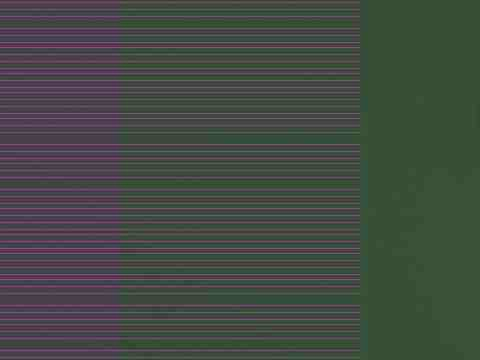
#> input picture artifacts/job_auto_1771072890_ctx.jpg, 480 x 360 px
$ python -i color_components.py   (imports and definitions only)
#> lines starting #> are read from the running program, lines starting #| are printed output that depends on the picture; after the words box and inside, x2 and y2 are one past the last pixel; in counts of white or black regions, pixels touching at a corner belong together
#> further down, picture is the input picture: shape (360, 480, 3); mean B, G, R 67.3, 73.6, 67.7

import cv2
import numpy as np
import math
import time

# ================================================================
# Histogram Equalization & Tone Mapping Module
# ================================================================
class HistogramEqualizer:
    def __init__(self, clip_limit=3.0, tile_grid=(8, 8)):
        self.clip_limit = clip_limit
        self.tile_grid = tile_grid

    # [28 lines left out: functions apply_clahe, regional_tone_map, not called in this run]

class ExposureStabilityFilter:
    # [22 lines left out: functions __init__, update, get_smoothed, _exp_weights, not called in this run]

class HighlightRecovery:
    def __init__(self, knee_start=0.75, knee_strength=0.6):
        self.knee_start = knee_start
        self.knee_strength = knee_strength

    # [11 lines left out: function apply, not called in this run]

class ShadowBoost:
    def __init__(self, boost_strength=1.3, noise_floor=0.08):
        self.boost_strength = boost_strength
        self.noise_floor = noise_floor

    # [11 lines left out: function apply, not called in this run]

class ExposureOptimizer:
    # [12 lines left out: functions __init__, process, not called in this run]

# ================================================================
# AI Color Engine – Film Emulation, Auto-Grading, LUT Pipeline
# ================================================================
class AIColorEngine:
    # [19 lines left out: functions __init__, process, not called in this run]

class ColorTemperatureStabilizer:
    def __init__(self, stability_alpha=0.15):
        self.stability_alpha = stability_alpha
        self.previous_temp = None

    # [29 lines left out: functions estimate_temp, correct, _temp_to_gains, not called in this run]

class SkinToneProtector:
    def get_mask(self, frame):
        hsv = cv2.cvtColor(frame, cv2.COLOR_BGR2HSV)
#> hsv: shape (360, 480, 3); mean H, S, V 83.1, 55.7, 79.1
        ycrcb = cv2.cvtColor(frame, cv2.COLOR_BGR2YCrCb)
#> ycrcb: shape (360, 480, 3); mean of channels 0, 1, 2 71.1, 125.7, 125.8
        lower_hsv = np.array([0, 40, 60])
        upper_hsv = np.array([25, 255, 255])
        mask_hsv = cv2.inRange(hsv, lower_hsv, upper_hsv)
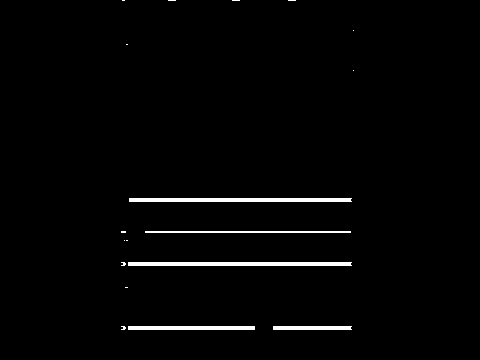
#> mask_hsv: shape (360, 480); 1.8% white; 18 white regions (13 under 20 px), largest, box (x1, y1, x2, y2) and area: (128, 262, 352, 266) 894, (129, 198, 352, 202) 890, (128, 326, 255, 330) 508, (145, 231, 351, 233) 412, (273, 326, 352, 330) 314
        lower_ycrcb = np.array([0, 135, 85])
        upper_ycrcb = np.array([255, 180, 135])
        mask_ycrcb = cv2.inRange(ycrcb, lower_ycrcb, upper_ycrcb)
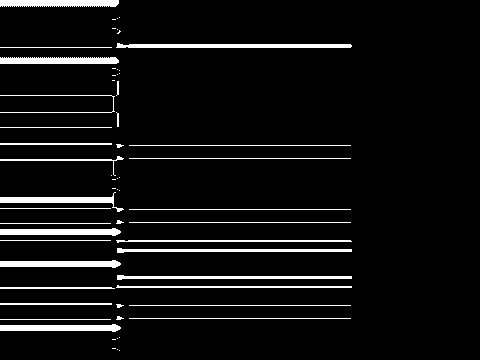
#> mask_ycrcb: shape (360, 480); 6.4% white; 60 white regions (26 under 20 px), largest, box (x1, y1, x2, y2) and area: (116, 43, 352, 48) 934, (0, 0, 119, 7) 772, (0, 57, 119, 64) 770
        mask = cv2.bitwise_and(mask_hsv, mask_ycrcb)
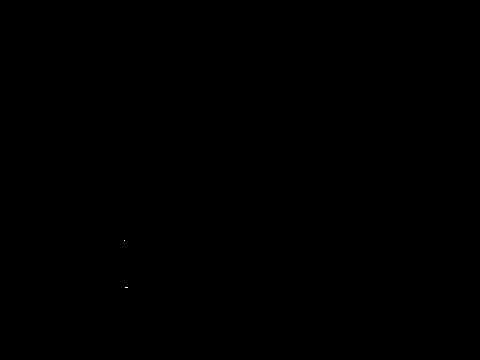
#> mask: shape (360, 480); 0% white in thin lines or dots, all inside (x1, y1, x2, y2) = (124, 240, 128, 288)
        mask = cv2.GaussianBlur(mask, (9, 9), 0)
        return mask

    def restore_skin_tones(self, graded_frame, original_frame, mask):
        mask3 = cv2.merge([mask, mask, mask]) / 255.0
        return (graded_frame * (1 - mask3) + original_frame * mask3).astype("uint8")

class FilmLUTManager:
    def __init__(self):
        self.luts = {}
        self._load_default_luts()

    # [11 lines left out: function _load_default_luts, not called in this run]

    def apply_lut(self, frame, style):
        lut = self.luts.get("cinematic_teal_orange" if style == "cinematic" else "night_boost" if style == "night" else "cinematic_natural")
        return np.clip(lut[frame], 0, 255).astype("uint8")

class SceneColorClassifier:
    # [9 lines left out: function classify, not called in this run]

class CineCurveGenerator:
    # [7 lines left out: function generate, not called in this run]

    def apply_curve(self, frame, curve):
        return cv2.LUT(frame, curve)

class LOGGammaGenerator:
    def __init__(self):
        self.a = 0.25; self.b = 0.45; self.c = 0.10
    # [8 lines left out: functions to_log, to_rec709, not called in this run]

class ShadowLiftEngine:
    def __init__(self, strength=0.45): self.strength = strength
    # [8 lines left out: function lift, not called in this run]

class LocalColorOptimizer:
    def __init__(self, tile=32): self.tile = tile
    # [12 lines left out: function optimize, not called in this run]

class SaturationEngine:
    def __init__(self, strength=1.15): self.strength = strength
    # [5 lines left out: function apply, not called in this run]

class ShotMoodController:
    def __init__(self): self.valid_moods = ["cinematic", "warm", "cold", "neutral", "night"]
    # [7 lines left out: function decide_mood, not called in this run]

class ColorTemperatureEstimator:
    def __init__(self): self.min_temp = 2500; self.max_temp = 9000
    # [6 lines left out: function estimate, not called in this run]

class AdaptiveWhiteBalanceEngine:
    def __init__(self): self.ref_temp = 6500
    def temp_to_gain(self, temp_k):
        delta = (temp_k - self.ref_temp) / 3500.0
        return np.array([1.0 + (delta * 0.6), 1.0, 1.0 + (-delta * 0.5)], dtype=float)
    # [5 lines left out: function apply, not called in this run]

class FilmGrainSimulator:
    def __init__(self, strength=0.07): self.strength = strength
    # [5 lines left out: function apply, not called in this run]

class VignetteEngine:
    def __init__(self): pass

class ColorComponents:
    def __init__(self):
        pass

>>> import cv2
>>> picture = cv2.imread('../../../artifacts/job_auto_1771072890_ctx.jpg')
>>> result = SkinToneProtector().get_mask(picture)
